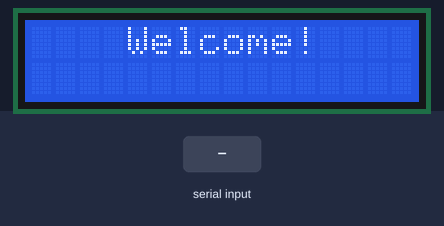
The sketch below on a simulated Arduino Uno, built with avr-gcc and run on an emulated ATmega328P. Shown: 16×2 character LCD. Inputs (shaded band) come from the test bench.

Above: at 1.2 s.
1.3 s: "1" received over Serial
At 3.1 s:
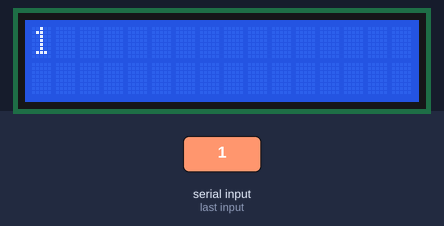
3.8 s: "0" received over Serial
At 6.0 s:
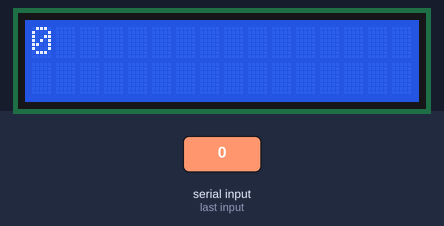
6.3 s: "2" received over Serial
At 8.1 s:
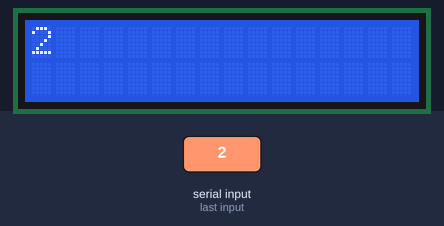
Timing chart, 0 to 9.6 s (numbered marks = the images above; inputs shaded):
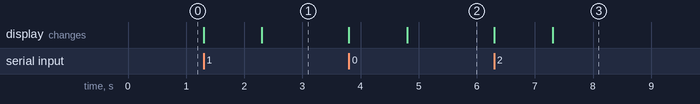

The sketch:

lcdTest.ino
```cpp
//Text on LCD using I2C

#include <LiquidCrystal_I2C.h>  //Importing relevant libraries

LiquidCrystal_I2C lcd(0x3F,2,1,0,4,5,6,7,3, POSITIVE);    //Creating object lcd

void setup()
{
  lcd.begin(16,2);    //Initialising object
  lcd.clear();
  lcd.setCursor(0,0);
  lcd.print("    Welcome!");
  Serial.begin(9600);
}

void loop()
{
  if(Serial.available())
  {
    lcd.clear();
    lcd.print(Serial.readString());
  }
}
```

Measured:
- after the input at 1.3 s, the display: first changes at once (image 1 shows a later state)
- after the input at 3.8 s, the display: first changes at once (image 2 shows a later state)
- after the input at 6.3 s, the display: first changes at once (image 3 shows a later state)
